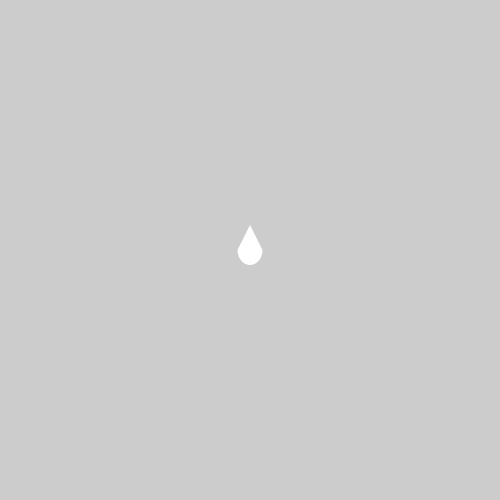
Frame 1 (no input)
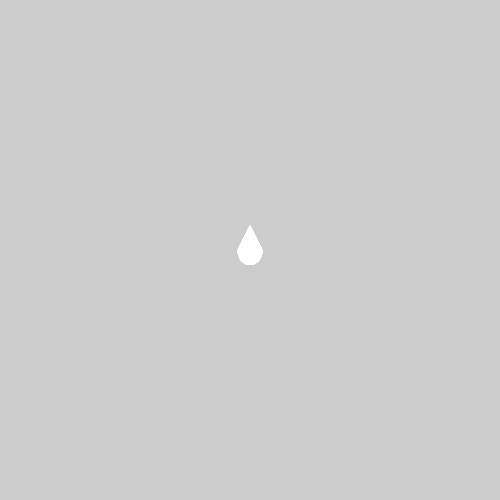
Frame 60 (the mouse pressed at the canvas centre just before this capture)
Frame 120 (the mouse held since frame 60 and released just before this capture): identical to frame 60, image omitted

The Processing sketch that drew these frames (run headless with seeded random() and noise(); from frame 60 on, the mouse is pressed at the canvas centre):

// Processing sketch: sketch_teardrop
// ── sketch_teardrop.pde
void setup(){
  size(500, 500);
  smooth();
}
void draw(){
  noStroke();
  float middleArcX=(width/2);
  float middleArcY=(height/2);
  float arcWidth=25;
  float arcHeight=30;
  arc(middleArcX, middleArcY, arcWidth, arcHeight, 0, PI);
  triangle(middleArcX-(arcWidth/2), middleArcY, middleArcX, middleArcY-(1*arcWidth), middleArcX+(arcWidth/2), middleArcY);     
}
